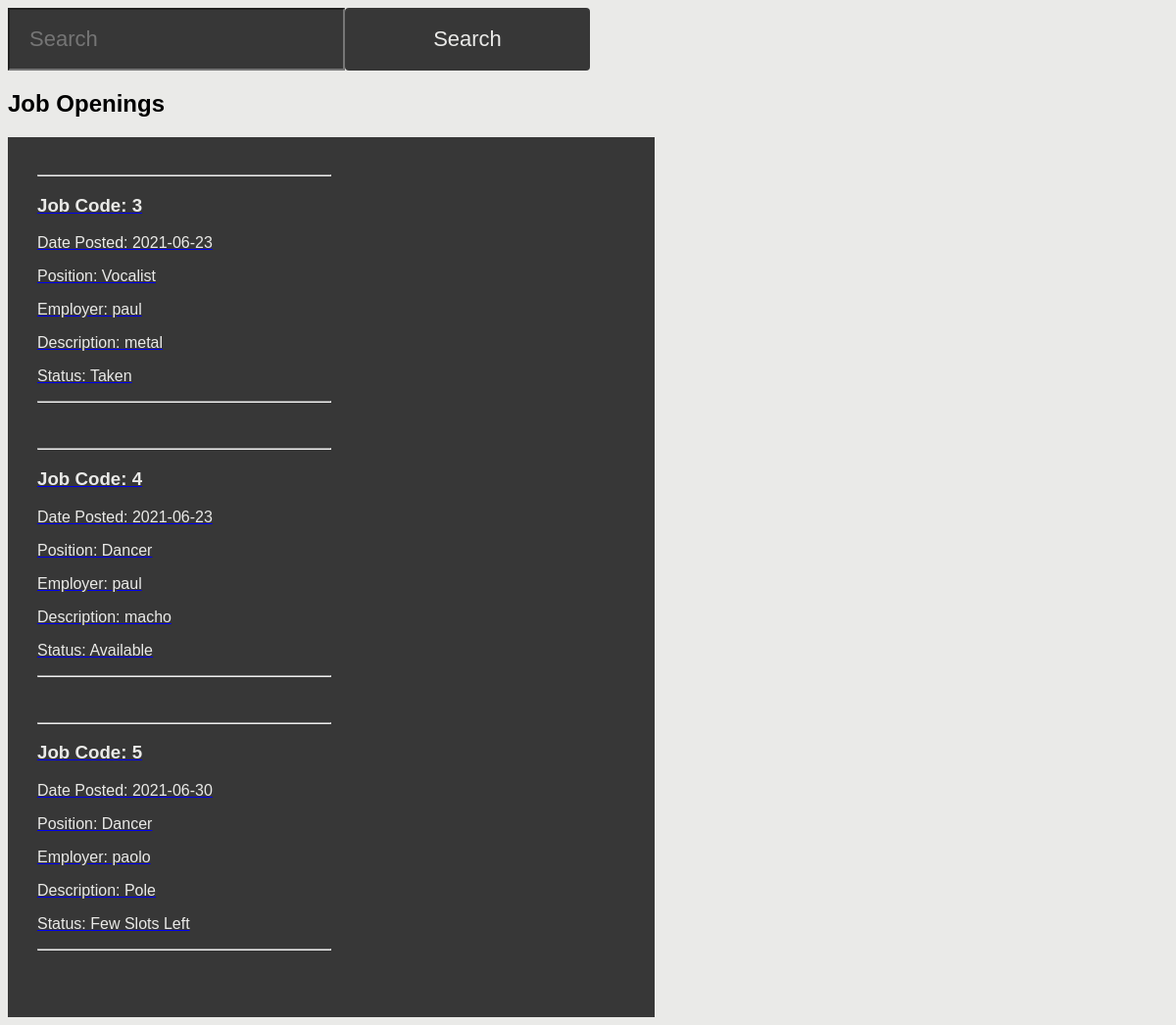
Screenshot of /jobopn/index.php with the database file from the repository.
### tables this page shows
CREATE TABLE `jobdb` (
  `jobcode` int(11) NOT NULL,
  `date` date NOT NULL,
  `position` varchar(255) NOT NULL,
  `employer` varchar(255) NOT NULL,
  `description` varchar(255) NOT NULL,
  `status` varchar(255) NOT NULL
);

### jobopn/index.php (the view)
<?php
    include 'header.php';
?>
<form action="search.php" method="POST">
    <input type="text" name="search" placeholder="Search">
    <button type="submit" name="submit-search" class=button1><span>Search</span></button>
</form>
<h2>Job Openings</h2>
<div class="book-container">
    <?php
        $sql = "SELECT * FROM jobdb";
        $result = mysqli_query($conn, $sql);
        $queryResults = mysqli_num_rows($result);
        if($queryResults > 0) {
            while($row = mysqli_fetch_assoc($result)) {
                echo "<a href='jobs.php?jobcode=".$row['jobcode']."&position=".$row['position']."'><div class='book-box'>
                <hr>
                <h3>Job Code: ".$row['jobcode']."</h3>
                <p>Date Posted: ".$row['date']."</p>
                <p>Position: ".$row['position']."</p>
                <p>Employer: ".$row['employer']."</p>
                <p>Description: ".$row['description']."</p>
                <p>Status: ".$row['status']."</p>
                <hr>
                </div>";
            }
        }
    ?>
</div>
</body>
</html>

### jobopn/header.php (shortened to what this page needs)
<!DOCTYPE html>
<html>
<head>
    <link rel="stylesheet" type="text/css" href="style.css">
</head>
<body>

### jobopn/style.css (style rules this page uses)
body { background-color: #eaeae8; font-family: Helvetica; }
.book-container { width: 600px; background-color: #373737; padding: 30px; color: #eaeae8; }
.book-box { padding-bottom: 30px; width: 50%; color: #eaeae8; }
input { background-color: #373737; padding: 0px 20px; width: 300px; height: 60px; font-size: 22px; color: #eaeae8; }
.button1 { font-family: Helvetica; font-weight: 500; border-radius: 4px; background-color: #373737; border: none; color: #eaeae8; text-align: center; font-size: 22px; padding: 19.2px; width: 250px; transition: all 0.5s; cursor: pointer; margin: 0px; position:absolute;top:250;left:40; }
.button1 span { cursor: pointer; display: inline-block; position: relative; transition: 0.5s; }
.button1 span:after { content: '\00bb'; position: absolute; opacity: 0; top: 0; right: -20px; transition: 0.5s; }

### rows the page displays
jobdb: jobcode "3", date "2021-06-23", position "Vocalist", employer "paul", description "metal", status "Taken"
jobdb: jobcode "4", date "2021-06-23", position "Dancer", employer "paul", description "macho", status "Available"
jobdb: jobcode "5", date "2021-06-30", position "Dancer", employer "paolo", description "Pole", status "Few Slots Left"
